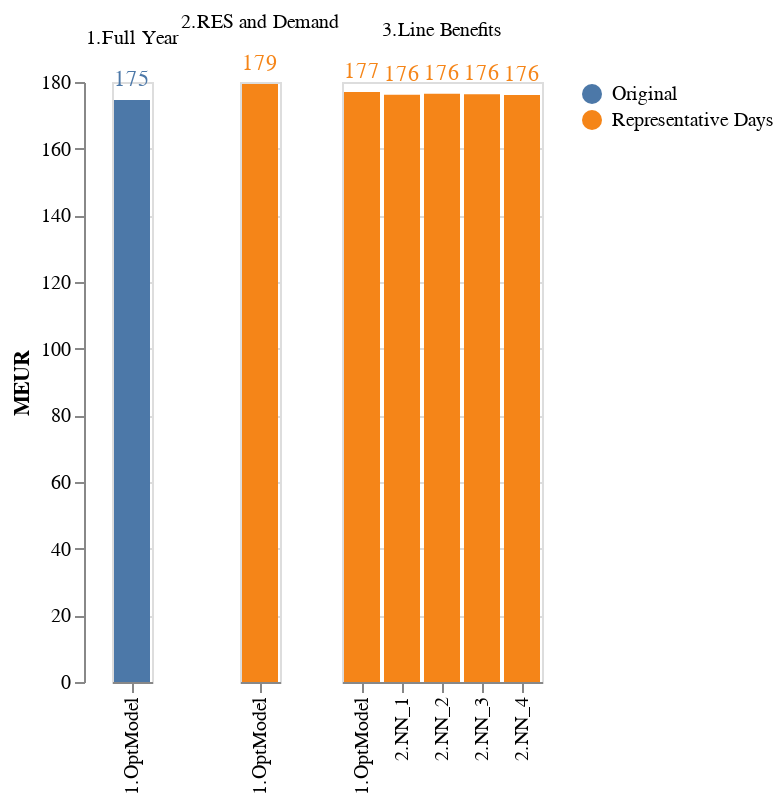

Notebook code for this chart:
### Code cell
import altair as alt


# # base = alt.Chart(df.reset_index()).mark_bar(
# #     cornerRadiusTopLeft=3,
# #     cornerRadiusTopRight=3
# # ).encode(
# #     x='Category2:O',
# #     y='MEUR:Q',
# #     color='Category1:N',
# #     column='Category3:N',
# #     text='MEUR:Q'
# # )
# bars = alt.Chart(df.reset_index()).mark_bar().encode(
#     # x='Category2:O',
#     x = alt.X('Category3:O').title(''),
#     y='MEUR:Q',
#     color=alt.Color('Category1:N').title(''),
#     # column='Category3:N',
#     column = alt.Column('Category2:N').title('')
# )

# # text = alt.Chart.mark_text(base, align="center", baseline="bottom").encode(text=alt.Text("MEUR:Q", format=",.0f"))

# # alt.layer(horse, miles, data=cars).facet(column='Origin')

# text = bars.mark_text(
#     # align='left',
#     # baseline='middle',
#     dx=3  # Nudges text to right so it doesn't appear on top of the bar
# ).encode(
#     text='MEUR:Q'
# )

# # base.mark_bar(cornerRadiusTopLeft=3, cornerRadiusTopRight=3)
# (bars + text).properties(height=900)

base = alt.Chart(df.reset_index()).encode(
    alt.X("Category3:O").title(''),
    alt.Y("sum(MEUR):Q").title('MEUR'),
    alt.Color("Category1:N").title(''),
    alt.Text("sum(MEUR):Q", format=".0f"),
)

alt.layer(
    base.mark_bar(),
    base.mark_text(dy=-10)
).facet(
    alt.Column("Category2:N", title=None)
).configure_facet(spacing=0).resolve_scale(
  x='independent'
)

### Figure 1 — Vega-Lite specification as saved in the notebook (floating-point values rounded to 4 significant figures)
{"config": {"view": {"continuousWidth": 300, "continuousHeight": 300}, "facet": {"spacing": 0}}, "data": {"name": "data-c66648ef522dda3e0658d43b3cd3c203"}, "facet": {"field": "Category2", "title": null, "type": "nominal"}, "spec": {"layer": [{"mark": {"type": "bar"}, "encoding": {"color": {"field": "Category1", "title": "", "type": "nominal"}, "text": {"aggregate": "sum", "field": "MEUR", "format": ".0f", "type": "quantitative"}, "x": {"field": "Category3", "title": "", "type": "ordinal"}, "y": {"aggregate": "sum", "field": "MEUR", "title": "MEUR", "type": "quantitative"}}}, {"mark": {"type": "text", "dy": -10}, "encoding": {"color": {"field": "Category1", "title": "", "type": "nominal"}, "text": {"aggregate": "sum", "field": "MEUR", "format": ".0f", "type": "quantitative"}, "x": {"field": "Category3", "title": "", "type": "ordinal"}, "y": {"aggregate": "sum", "field": "MEUR", "title": "MEUR", "type": "quantitative"}}}]}, "resolve": {"scale": {"x": "independent"}}, "$schema": "https://vega.github.io/schema/vega-lite/v5.8.0.json", "datasets": {"data-c66648ef522dda3e0658d43b3cd3c203": [{"CaseName": "A.The_full_year_MILP - 3-bus", "Category1": "Original", "Category2": "1.Full Year", "Category3": "1.OptModel", "MEUR": 174.6}, {"CaseName": "D.Representative_days_based_on_RES_and_Demand - 3-bus_ByStages", "Category1": "Representative Days", "Category2": "2.RES and Demand", "Category3": "1.OptModel", "MEUR": 179.4}, {"CaseName": "E.Representative_days_based_on_Line_Benefits_OptModel - 3-bus_ByStages", "Category1": "Representative Days", "Category2": "3.Line Benefits", "Category3": "1.OptModel", "MEUR": 177.0}, {"CaseName": "F.Representative_days_based_on_Line_Benefit_NN_OC_fy_1 - 3-bus_ByStages", "Category1": "Representative Days", "Category2": "3.Line Benefits", "Category3": "2.NN_1", "MEUR": 176.2}, {"CaseName": "G.Representative_days_based_on_Line_Benefit_NN_OC_fy_2 - 3-bus_ByStages", "Category1": "Representative Days", "Category2": "3.Line Benefits", "Category3": "2.NN_2", "MEUR": 176.4}, {"CaseName": "H.Representative_days_based_on_Line_Benefit_NN_OC_fy_3 - 3-bus_ByStages", "Category1": "Representative Days", "Category2": "3.Line Benefits", "Category3": "2.NN_3", "MEUR": 176.3}, {"CaseName": "I.Representative_days_based_on_Line_Benefit_NN_OC_fy_4 - 3-bus_ByStages", "Category1": "Representative Days", "Category2": "3.Line Benefits", "Category3": "2.NN_4", "MEUR": 176.1}]}}
